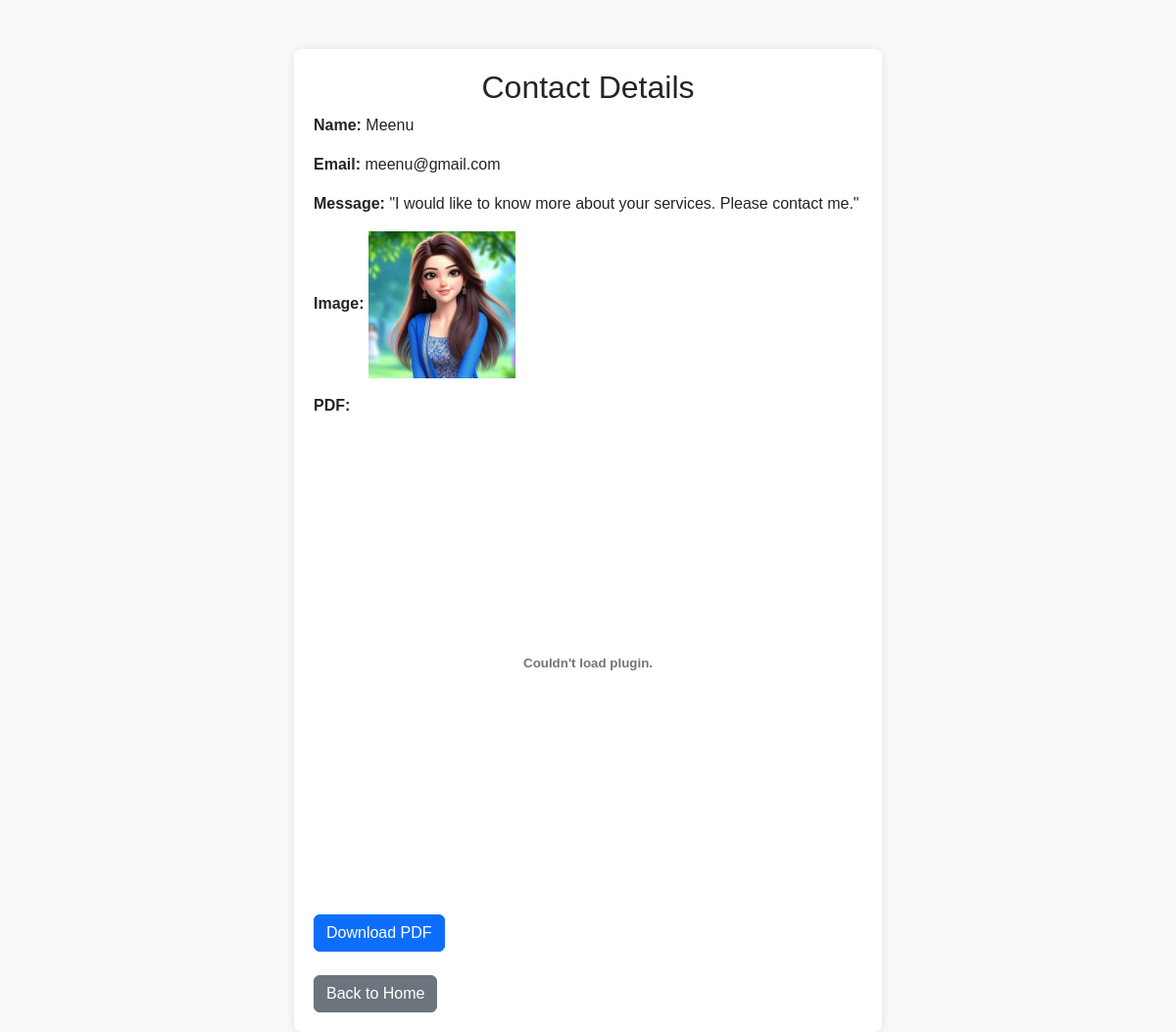
The app's page /api/contact/submit/contact/view/12/ with its own data.
### contactapp/models.py (models this page shows, shortened)
class Contact(models.Model):
    name = models.CharField(max_length=100)
    email = models.EmailField()
    message = models.TextField()
    timestamp = models.DateTimeField(auto_now_add=True)
    image = models.ImageField(upload_to='images/', blank=True, null=True)
    pdf = models.FileField(upload_to='pdfs/', blank=True, null=True)

### contactapp/views.py (the view)
# urls.py: path('contact/view/<int:pk>/', views.contact_detail, name='contact_detail'),
def contact_detail(request, pk):
    contact = get_object_or_404(Contact, pk=pk)
    return render(request, 'contact_detail.html', {'contact': contact})

### templates/contact_detail.html
{% extends 'base.html' %}
{% block content %}
    <h2 class="text-center">Contact Details</h2>
    <div class="mb-3">
        <strong>Name:</strong> {{ contact.name }}
    </div>
    <div class="mb-3">
        <strong>Email:</strong> {{ contact.email }}
    </div>
    <div class="mb-3">
        <strong>Message:</strong> {{ contact.message }}
    </div>
    {% if contact.image %}
        <div class="mb-3">
            <strong>Image:</strong>
            <img src="{{ contact.image.url }}" alt="Image" style="max-width: 150px;">
        </div>
    {% endif %}
    {% if contact.pdf %}
        <div class="mb-3">
            <strong>PDF:</strong>
            <embed src="{{ contact.pdf.url }}" type="application/pdf" width="100%" height="500px" />
            <br>
            <a href="{{ contact.pdf.url }}" target="_blank" class="btn btn-primary">Download PDF</a>
        </div>
    {% endif %}
    <div class="mt-4">
        <a href="{% url 'contactapp:home' %}" class="btn btn-secondary">Back to Home</a>
    </div>
{% endblock %}

### templates/base.html (style rules this page uses)
body { background-color: #f8f9fa; font-family: Arial, sans-serif; }

### records on screen
Contact: name "Meenu", email "meenu@gmail.com", message "\"I would like to know more about your services. Please contact me.\"", image (picture)
